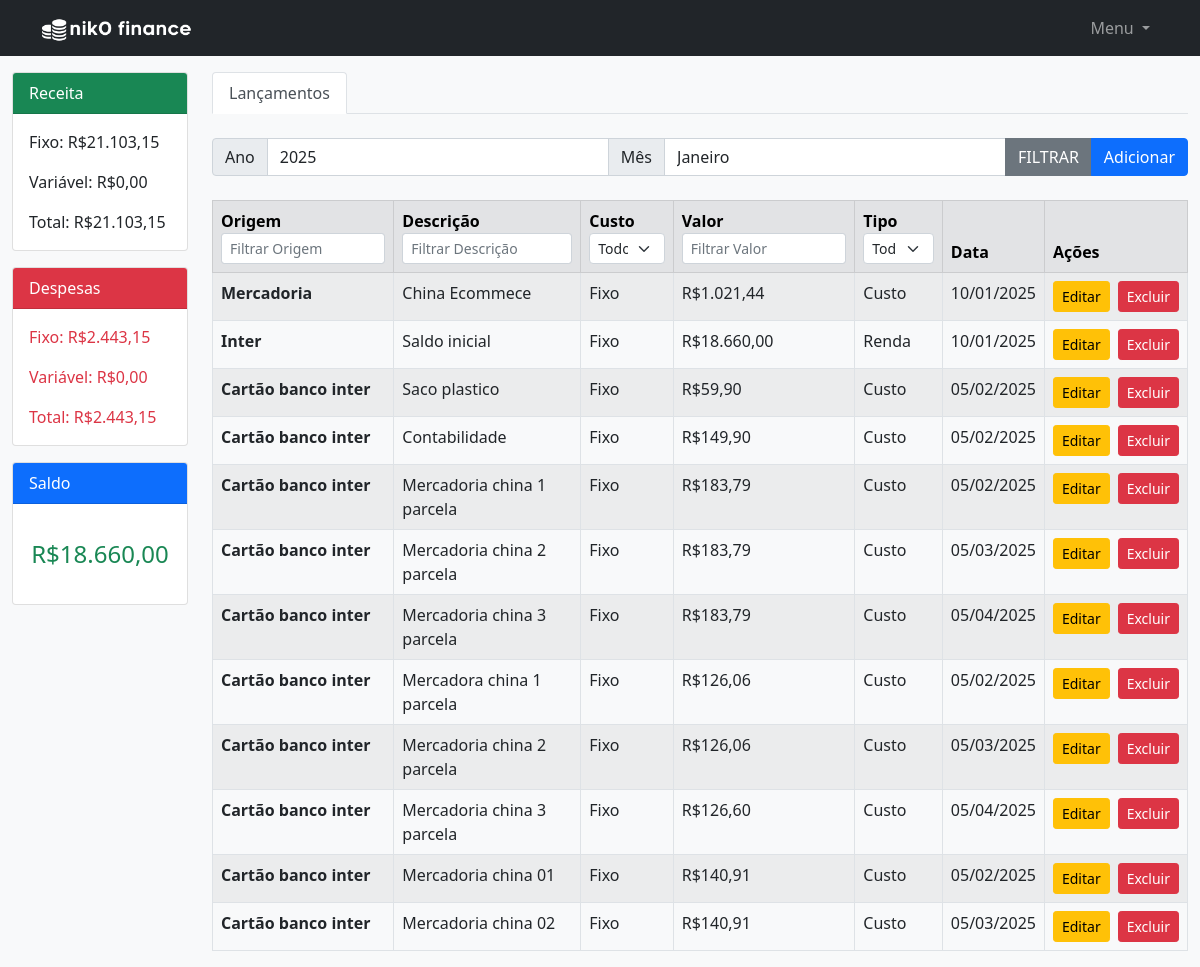
Before: /dashboard (signed in) with the older database file.
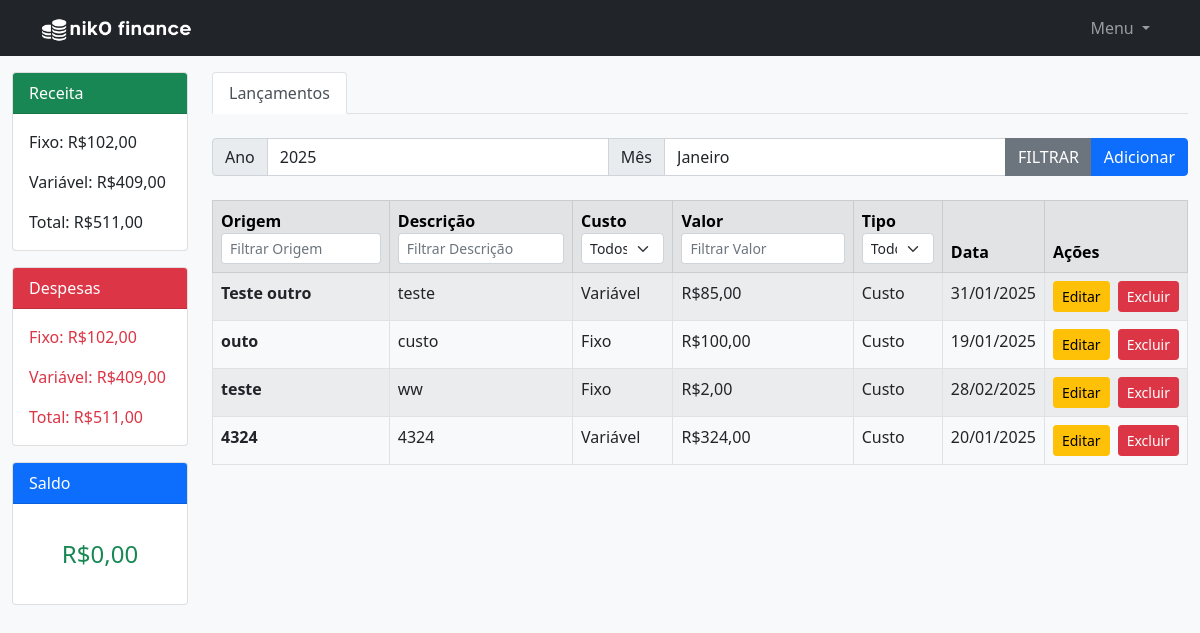
After: the same page with the newer database file.
### tables this page shows
CREATE TABLE transacoes (
            id INTEGER PRIMARY KEY AUTOINCREMENT,
            origem TEXT,
            descricao TEXT,
            tipo TEXT CHECK (tipo IN ('Fixo', 'Variável')),
            valor REAL,
            modelo TEXT CHECK (modelo IN ('Renda', 'Custo')),
            data DATE NOT NULL
        );

### main.py (the view)
@app.route('/dashboard')
def dashboard():
    if 'user_id' not in session:
        flash('error', 'Você não está autenticado.' )
        return redirect(url_for('index'))
    try:
        conn = sqlite3.connect('nik0finance.db')
        cursor = conn.cursor()
        filtro_ano = request.args.get('filtro_ano')
        filtro_mes = request.args.get('filtro_mes')
        sql_renda = "SELECT id, origem, descricao, tipo, valor, strftime('%d/%m/%Y', data),modelo FROM transacoes WHERE 1=1"
        sql_custo = "SELECT id, origem, descricao, tipo, valor, strftime('%d/%m/%Y', data),modelo FROM transacoes WHERE modelo = 'Custo'"
        if filtro_ano and filtro_mes:
            sql_renda += f" AND strftime('%Y-%m', data) = '{filtro_ano}-{filtro_mes}'"
            sql_custo += f" AND strftime('%Y-%m', data) = '{filtro_ano}-{filtro_mes}'"
        cursor.execute(sql_renda)
        transacoes_renda = cursor.fetchall()
        cursor.execute(sql_custo)
        transacoes_custo = cursor.fetchall()
        renda_fixa_total = sum(transacao[4] for transacao in transacoes_renda if transacao[3] == 'Fixo')
        renda_variavel_total = sum(transacao[4] for transacao in transacoes_renda if transacao[3] == 'Variável')
        renda_total = sum(transacao[4] for transacao in transacoes_renda)
        custo_fixo_total = sum(transacao[4] for transacao in transacoes_custo if transacao[3] == 'Fixo')
        custo_variavel_total = sum(transacao[4] for transacao in transacoes_custo if transacao[3] == 'Variável')
        custo_total = sum(transacao[4] for transacao in transacoes_custo)
        renda_minus_custos = renda_total - custo_total
        renda_fixa_total = 'R${:,.2f}'.format(renda_fixa_total).replace(',', '@').replace('.', ',').replace('@', '.')
        renda_variavel_total = 'R${:,.2f}'.format(renda_variavel_total).replace(',', '@').replace('.', ',').replace('@', '.')
        renda_total = 'R${:,.2f}'.format(renda_total).replace(',', '@').replace('.', ',').replace('@', '.')
        custo_fixo_total = 'R${:,.2f}'.format(custo_fixo_total).replace(',', '@').replace('.', ',').replace('@', '.')
        custo_variavel_total = 'R${:,.2f}'.format(custo_variavel_total).replace(',', '@').replace('.', ',').replace('@', '.')
        custo_total = 'R${:,.2f}'.format(custo_total).replace(',', '@').replace('.', ',').replace('@', '.')
        renda_minus_custos = 'R${:,.2f}'.format(renda_minus_custos).replace(',', '@').replace('.', ',').replace('@', '.')
        conn.close()
        print(transacoes_renda)
        return render_template('dashboard.html',
        transacoes_renda=transacoes_renda,
        renda_fixa_total=renda_fixa_total,
        renda_variavel_total=renda_variavel_total,
        renda_total=renda_total,
        transacoes_custo=transacoes_custo,
        custo_fixo_total=custo_fixo_total,
        custo_variavel_total=custo_variavel_total,
        custo_total=custo_total,
        renda_minus_custos=renda_minus_custos)
    except Exception as e:
        flash('error', f"Erro ao carregar transações: {str(e)}")
        return redirect(url_for('index'))

### templates/dashboard.html (shortened to what this page needs)
{% extends "base.html" %} {% block content %}
<div class="container-fluid pt-2" >
  <div class="row">
    <div class="col-2">
      <div class="d-grid gap-2 mt-2">
        <div class="col-md-12 d-flex">
          <div class="card mb-3 w-100">
            <div class="row g-0">
              <div class="card-header bg-success text-white">Receita</div>
              <div class="col-md-12">
                <div class="card-body">
                  <p class="card-text">Fixo: {{ renda_fixa_total or 0.00 }}</p>
                  <p class="card-text">
                    Variável: {{ renda_variavel_total or 0.00 }}
                  </p>
                  <p class="card-text">Total: {{ renda_total or 0.00 }}</p>
                </div>
              </div>
            </div>
          </div>
        </div>
      </div>
  <div class="col-md-12 d-flex">
    <div class="card mb-3 w-100">
      <div class="row g-0">
        <div class="card-header bg-danger text-white">Despesas</div>
        <div class="col-md-12">
          <div class="card-body">
            <p class="card-text text-danger">
              Fixo: {{ custo_fixo_total or 0.00 }}
            </p>
            <p class="card-text text-danger">
              Variável: {{ custo_variavel_total or 0.00 }}
            </p>
            <p class="card-text text-danger">
              Total: {{ custo_total or 0.00 }}
            </p>
          </div>
        </div>
      </div>
    </div>
  </div>
  <div class="col-md-12 d-flex">
    <div class="card mb-3 w-100">
      <div class="row g-0">
        <div class="card-header bg-primary text-white ">Saldo</div>
        <div class="col-md-12">
          <div class="d-flex justify-content-center align-items-center" style="height: 100px;">
            <p
              class="card-text {% if renda_minus_custos is none or renda_minus_custos|float >= 0 %}text-success{% else %}text-danger{% endif %}"
              style="font-size: 24px; margin: 0;"
            >
              {{ renda_minus_custos or 0.00 }}
            </p>
          </div>
        </div>
      </div>
    </div>
  </div>
    </div>
    <div class="col-10">
      <ul class="nav nav-tabs" id="myTab" role="tablist">
        <li class="nav-item" role="presentation">
          <a class="nav-link active" id="home-tab" data-bs-toggle="tab" href="#home" role="tab" aria-controls="home" aria-selected="true">Lançamentos</a>
        </li>
      </ul>
      <div class="tab-content" id="myTabContent">
        <div class="tab-pane fade show active" id="home" role="tabpanel" aria-labelledby="home-tab">
          <form id="filtro-form" class="row g-3 my-2">
            <div class="input-group mb-3">
              <span class="input-group-text">Ano</span>
              <select name="filtro-ano" id="filtro-ano" class="form-control">
                {% for year in range(2025, 2028) %}
                    <option value="{{ year }}">{{ year }}</option>
                {% endfor %}
             </select>
              <span class="input-group-text">Mês</span>
              <select name="filtro-mes" id="filtro-mes" class="form-control">
                <option value="01">Janeiro</option>
            </select>
              <button id="botao_filtrar" type="button" class="btn btn-secondary" onclick="filtrar()">FILTRAR</button>
              <button type="button" class="btn btn-primary" data-bs-toggle="modal" data-bs-target="#novo_lancamento">
                Adicionar
            </button>
            </div>
        </form>
            <table class="table table-bordered table-striped table-hover" id="tabela-transacoes">
                <thead class="table-secondary">
                    <tr>
                        <th>
                            <div class="d-flex flex-column">
                                <span>Origem</span>
                                <input type="text" class="form-control form-control-sm filtro" data-coluna="0" placeholder="Filtrar Origem">
                            </div>
                        </th>
                        <th>
                            <div class="d-flex flex-column">
                                <span>Descrição</span>
                                <input type="text" class="form-control form-control-sm filtro" data-coluna="1" placeholder="Filtrar Descrição">
                            </div>
                        </th>
                        <th>
                            <div class="d-flex flex-column">
                                <span>Custo</span>
                                <select class="form-select form-select-sm filtro" data-coluna="2">
                                    <option value="">Todos</option>
                                </select>
                            </div>
                        </th>
                        <th>
                            <div class="d-flex flex-column">
                                <span>Valor</span>
                                <input type="number" class="form-control form-control-sm filtro" data-coluna="3" placeholder="Filtrar Valor" step="0.01">
                            </div>
                        </th>
                        <th>
                          <div class="d-flex flex-column">
                              <span>Tipo</span>
                              <select class="form-select form-select-sm filtro" data-coluna="4">
                                  <option value="">Todos</option>
                              </select>
                          </div>
                      </th>
                        <th>
                            <div class="d-flex flex-column">
                                <span>Data</span>
                            </div>
                        </th>
                        <th>Ações</th>
                    </tr>
                </thead>
                <tbody>
                    {% for transacao in transacoes_renda %}
                        <tr>
                            <td><strong>{{ transacao[1] }}</strong></td>
                            <td>{{ transacao[2] }}</td>
                            <td>{{ transacao[3] }}</td>
                            <td>{{ 'R${:,.2f}'.format(transacao[4])|replace(',', '@')|replace('.', ',')|replace('@', '.') }}</td>
                            <td>{{ transacao[6] }}</td>
                            <td>{{ transacao[5] }}</td>
                            <td>
                                <div class="d-flex gap-2">
                                  <button id="botao_editar" type="button" class="btn btn-sm btn-warning"
                                            onclick="mostrarPopup('{{ transacao[0] }}','{{ transacao[1] }}','{{ transacao[2] }}','{{ transacao[3] }}','{{ transacao[4] }}','{{ transacao[5] }}')">
                                        Editar
                                    </button>
                                    <form class="excluir-form" action="{{ url_for('excluir_transacao', transacao_id=transacao[0]) }}" method="post" data-id="{{ transacao[0] }}">
                                        <button id="botao_excluir" type="submit" class="btn btn-sm btn-danger">Excluir</button>
                                    </form>
                                </div>
                            </td>
                        </tr>
                    {% endfor %}
                </tbody>
            </table>
        </div>
      </div>
    </div>
  </div>
</div>
{% endblock %}

### templates/base.html (shortened to what this page needs)
<!DOCTYPE html>
<html lang="pt-br">
<head>
    <link href="https://cdn.jsdelivr.net/npm/bootstrap@5.0.2/dist/css/bootstrap.min.css" rel="stylesheet">
</head>
<body style="background-color: #f8f9fa">
    <nav class="navbar navbar-dark bg-dark navbar-expand-lg">
        <div class="container">
            <a class="navbar-brand" href="#">
                <img src="{{ url_for('static', filename='images/logo_nik0.png') }}" alt="Logo" width="150">
            </a>
            <div class="collapse navbar-collapse" id="navbarNav">
                <ul class="navbar-nav ms-auto">
                    <li class="nav-item dropdown">
                        <a class="nav-link dropdown-toggle" href="#" id="navbarDropdown" role="button" data-bs-toggle="dropdown" aria-expanded="false">
                            Menu
                        </a>
                    </li>
                </ul>
            </div>
        </div>
    </nav>
    <main >
        {% block content %} {% endblock %}
    </main>
</body>
</html>

Changed rows visible on the page:
removed transacoes: valor "R$1.021,44"
removed transacoes: valor "R$18.660,00"
removed transacoes: valor "R$59,90"
removed transacoes: valor "R$149,90"
removed transacoes: valor "R$183,79"
removed transacoes: valor "R$183,79"
removed transacoes: valor "R$183,79"
removed transacoes: valor "R$126,06"
removed transacoes: valor "R$126,06"
removed transacoes: valor "R$126,60"
removed transacoes: valor "R$140,91"
removed transacoes: valor "R$140,91"
added transacoes: valor "R$85,00"
added transacoes: valor "R$100,00"
added transacoes: valor "R$2,00"
added transacoes: valor "R$324,00"
Other visible differences:
{{ renda_fixa_total or 0.00 }}: "R$21.103,15" → "R$102,00"
{{ renda_variavel_total or 0.00 }}: "R$0,00" → "R$409,00"
{{ renda_total or 0.00 }}: "R$21.103,15" → "R$511,00"
{{ custo_fixo_total or 0.00 }}: "R$2.443,15" → "R$102,00"
{{ custo_variavel_total or 0.00 }}: "R$0,00" → "R$409,00"
{{ custo_total or 0.00 }}: "R$2.443,15" → "R$511,00"
{{ renda_minus_custos or 0.00 }}: "R$18.660,00" → "R$0,00"
